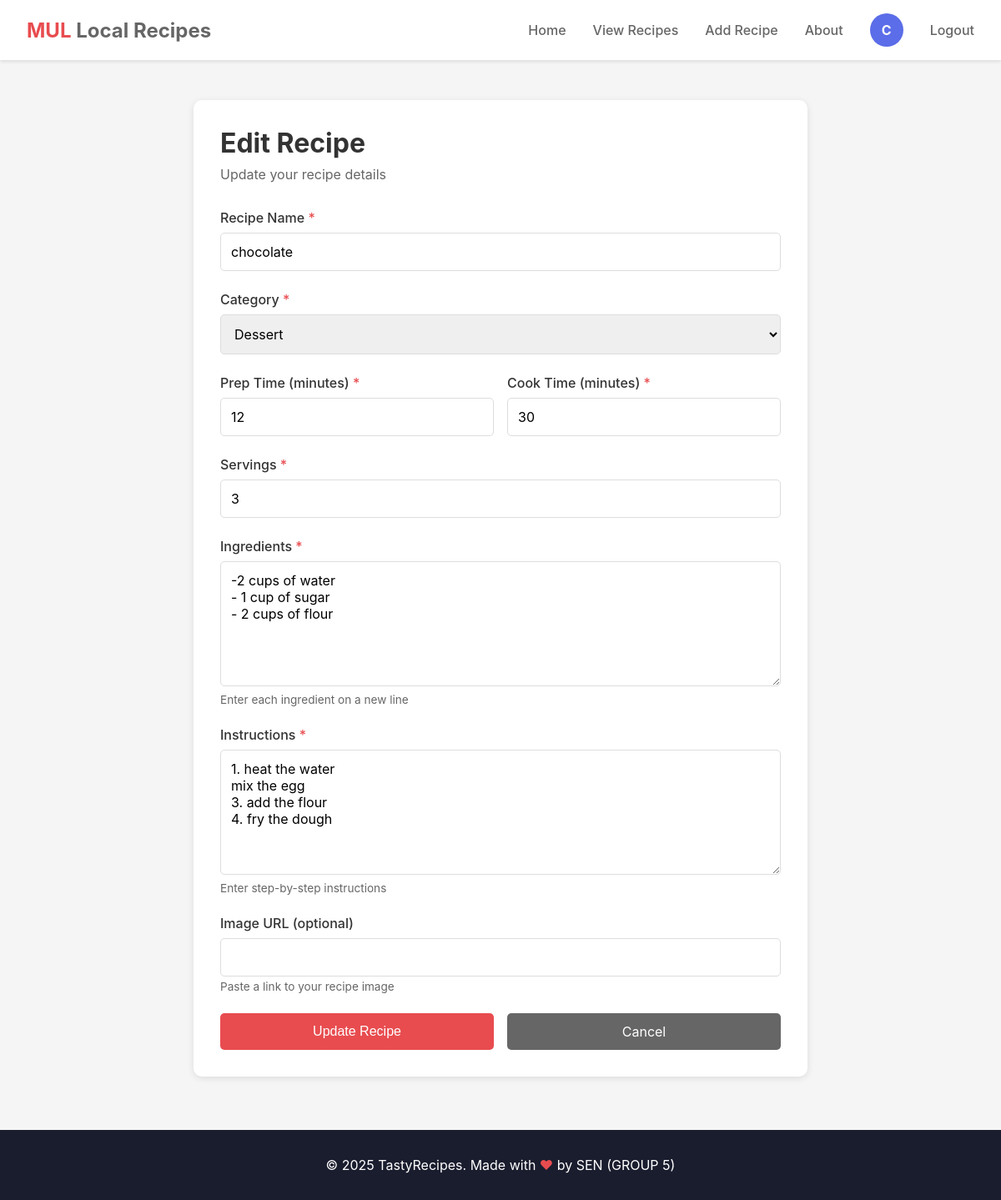
Page /edit/1 (signed in) on the committed database.
### app.py (models this page shows)
class Recipe(db.Model):
    id = db.Column(db.Integer, primary_key=True)
    name = db.Column(db.String(120), nullable=False)
    category = db.Column(db.String(50), nullable=False)
    prep_time = db.Column(db.Integer, nullable=False)
    cook_time = db.Column(db.Integer, nullable=False)
    servings = db.Column(db.Integer, nullable=False)
    ingredients = db.Column(db.Text, nullable=False)
    instructions = db.Column(db.Text, nullable=False)
    image_url = db.Column(db.String(500))
    user_id = db.Column(db.Integer, db.ForeignKey('user.id'), nullable=False)
    created_at = db.Column(db.DateTime, default=datetime.utcnow)

### app.py (the view, shortened to what this page needs)
@app.route('/edit/<int:id>', methods=['GET', 'POST'])
def edit_recipe(id):
    recipe = Recipe.query.get_or_404(id)
    if recipe.user_id != session.get('user_id'):
        flash('You can only edit your own recipes!', 'error')
        return redirect(url_for('view_recipes'))
    return render_template('edit_recipe.html', recipe=recipe)

### templates/edit_recipe.html (shortened to what this page needs)
{% extends "base.html" %}
{% block content %}
<div class="form-container">
    <div class="form-box">
        <h1 class="form-title">Edit Recipe</h1>
        <p class="form-subtitle">Update your recipe details</p>
        <form method="POST" action="{{ url_for('edit_recipe', id=recipe.id) }}">
            <div class="form-group">
                <label for="name">Recipe Name <span class="required">*</span></label>
                <input type="text" id="name" name="name" value="{{ recipe.name }}" required>
            </div>
            <div class="form-group">
                <label for="category">Category <span class="required">*</span></label>
                <select id="category" name="category" required>
                    <option value="Dessert" {% if recipe.category == 'Dessert' %}selected{% endif %}>Dessert</option>
                </select>
            </div>
            <div class="form-row">
                <div class="form-group">
                    <label for="prep_time">Prep Time (minutes) <span class="required">*</span></label>
                    <input type="number" id="prep_time" name="prep_time" value="{{ recipe.prep_time }}" min="0" required>
                </div>
                <div class="form-group">
                    <label for="cook_time">Cook Time (minutes) <span class="required">*</span></label>
                    <input type="number" id="cook_time" name="cook_time" value="{{ recipe.cook_time }}" min="0" required>
                </div>
            </div>
            <div class="form-group">
                <label for="servings">Servings <span class="required">*</span></label>
                <input type="number" id="servings" name="servings" value="{{ recipe.servings }}" min="1" required>
            </div>
            <div class="form-group">
                <label for="ingredients">Ingredients <span class="required">*</span></label>
                <textarea id="ingredients" name="ingredients" required>{{ recipe.ingredients }}</textarea>
                <p class="helper-text">Enter each ingredient on a new line</p>
            </div>
            <div class="form-group">
                <label for="instructions">Instructions <span class="required">*</span></label>
                <textarea id="instructions" name="instructions" required>{{ recipe.instructions }}</textarea>
                <p class="helper-text">Enter step-by-step instructions</p>
            </div>
            <div class="form-group">
                <label for="image_url">Image URL (optional)</label>
                <input type="url" id="image_url" name="image_url" value="{{ recipe.image_url or '' }}">
                <p class="helper-text">Paste a link to your recipe image</p>
            </div>
            <div class="button-group">
                <button type="submit" class="submit-btn">Update Recipe</button>
                <a href="{{ url_for('view_recipes') }}" class="cancel-btn">Cancel</a>
            </div>
        </form>
    </div>
</div>
{% endblock %}

### templates/base.html (style rules this page uses)
* { margin: 0; padding: 0; box-sizing: border-box; }
body { font-family: -apple-system, BlinkMacSystemFont, 'Segoe UI', Roboto, Oxygen, Ubuntu, Cantarell, sans-serif; background-color: #f5f5f5; }

### templates/edit_recipe.html (style rules this page uses)
.form-container { max-width: 800px; margin: 3rem auto; padding: 0 2rem; }
.form-box { background: white; padding: 2rem; border-radius: 10px; box-shadow: 0 2px 8px rgba(0,0,0,0.1); }
.form-title { font-size: 2rem; margin-bottom: 0.5rem; color: #333; }
.form-subtitle { color: #666; margin-bottom: 2rem; }
.form-group { margin-bottom: 1.5rem; }
.form-group label { display: block; margin-bottom: 0.5rem; color: #333; font-weight: 500; }
.required { color: #e84c4f; }
.form-group input, .form-group select, .form-group textarea { width: 100%; padding: 0.75rem; border: 1px solid #ddd; border-radius: 5px; font-size: 1rem; font-family: inherit; }
.form-group textarea { min-height: 150px; resize: vertical; }
.form-row { display: grid; grid-template-columns: 1fr 1fr; gap: 1rem; }
.helper-text { font-size: 0.85rem; color: #666; margin-top: 0.25rem; }
.button-group { display: flex; gap: 1rem; }
.submit-btn { background-color: #e84c4f; color: white; padding: 0.75rem 2rem; border: none; border-radius: 5px; font-size: 1rem; cursor: pointer; flex: 1; transition: background-color 0.3s; }
.cancel-btn { background-color: #666; color: white; padding: 0.75rem 2rem; border: none; border-radius: 5px; font-size: 1rem; cursor: pointer; flex: 1; text-decoration: none; text-align: center; transition: background-color 0.3s; }

### rows in the picture
Recipe: name "chocolate", category "Dessert", prep_time "12", cook_time "30", servings "3", ingredients "-2 cups of water - 1 cup of sugar - 2 cups of flour", instructions "1. heat the water mix the egg 3. add the flour 4. fry the dough"

### other values in the picture
{{ session.username[0].upper() }} "C"
